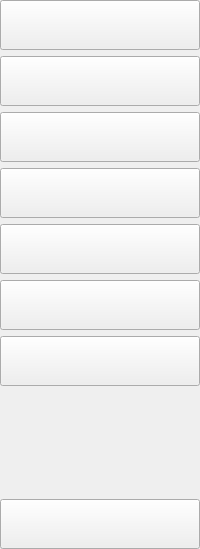
        <widget class="QWidget" name="icon_only_widget" native="true">
         <property name="minimumSize">
          <size>
           <width>60</width>
           <height>500</height>
          </size>
         </property>
         <layout class="QVBoxLayout" name="verticalLayout">
          <property name="leftMargin">
           <number>0</number>
          </property>
          <property name="topMargin">
           <number>0</number>
          </property>
          <property name="rightMargin">
           <number>0</number>
          </property>
          <property name="bottomMargin">
           <number>0</number>
          </property>
          <item>
           <widget class="QPushButton" name="side_bar_1">
            <property name="sizePolicy">
             <sizepolicy hsizetype="Preferred" vsizetype="Expanding">
              <horstretch>0</horstretch>
              <verstretch>0</verstretch>
             </sizepolicy>
            </property>
            <property name="minimumSize">
             <size>
              <width>50</width>
              <height>50</height>
             </size>
            </property>
            <property name="text">
             <string/>
            </property>
            <property name="icon">
             <iconset resource="../style_resource/resource.qrc">
              <normaloff>:/icons/icons_financial_app/sidebar.png</normaloff>
              <normalon>:/icons/icons_financial_app/sidebar.png</normalon>:/icons/icons_financial_app/sidebar.png</iconset>
            </property>
            <property name="iconSize">
             <size>
              <width>30</width>
              <height>30</height>
             </size>
            </property>
            <property name="checkable">
             <bool>true</bool>
            </property>
            <property name="autoExclusive">
             <bool>false</bool>
            </property>
           </widget>
          </item>
          <item>
           <widget class="QPushButton" name="home_button_1">
            <property name="sizePolicy">
             <sizepolicy hsizetype="Preferred" vsizetype="Expanding">
              <horstretch>0</horstretch>
              <verstretch>0</verstretch>
             </sizepolicy>
            </property>
            <property name="minimumSize">
             <size>
              <width>50</width>
              <height>50</height>
             </size>
            </property>
            <property name="text">
             <string/>
            </property>
            <property name="icon">
             <iconset resource="../style_resource/resource.qrc">
              <normaloff>:/icons/icons_financial_app/home.png</normaloff>
              <normalon>:/icons/icons_financial_app/home.png</normalon>:/icons/icons_financial_app/home.png</iconset>
            </property>
            <property name="iconSize">
             <size>
              <width>30</width>
              <height>30</height>
             </size>
            </property>
            <property name="checkable">
             <bool>true</bool>
            </property>
            <property name="autoExclusive">
             <bool>true</bool>
            </property>
           </widget>
          </item>
          <item>
           <widget class="QPushButton" name="upload_button_1">
            <property name="sizePolicy">
             <sizepolicy hsizetype="Preferred" vsizetype="Expanding">
              <horstretch>0</horstretch>
              <verstretch>0</verstretch>
             </sizepolicy>
            </property>
            <property name="minimumSize">
             <size>
              <width>50</width>
              <height>50</height>
             </size>
            </property>
            <property name="text">
             <string/>
            </property>
            <property name="icon">
             <iconset resource="../style_resource/resource.qrc">
              <normaloff>:/icons/icons_financial_app/upload.svg</normaloff>
              <normalon>:/icons/icons_financial_app/upload.svg</normalon>:/icons/icons_financial_app/upload.svg</iconset>
            </property>
            <property name="iconSize">
             <size>
              <width>30</width>
              <height>30</height>
             </size>
            </property>
            <property name="checkable">
             <bool>true</bool>
            </property>
            <property name="autoExclusive">
             <bool>true</bool>
            </property>
           </widget>
          </item>
          <item>
           <widget class="QPushButton" name="file_button_1">
            <property name="sizePolicy">
             <sizepolicy hsizetype="Preferred" vsizetype="Expanding">
              <horstretch>0</horstretch>
              <verstretch>0</verstretch>
             </sizepolicy>
            </property>
            <property name="minimumSize">
             <size>
              <width>50</width>
              <height>50</height>
             </size>
            </property>
            <property name="text">
             <string/>
            </property>
            <property name="icon">
             <iconset resource="../style_resource/resource.qrc">
              <normaloff>:/icons/icons_financial_app/files.png</normaloff>
              <normalon>:/icons/icons_financial_app/files.png</normalon>:/icons/icons_financial_app/files.png</iconset>
            </property>
            <property name="iconSize">
             <size>
              <width>30</width>
              <height>30</height>
             </size>
            </property>
            <property name="checkable">
             <bool>true</bool>
            </property>
            <property name="autoExclusive">
             <bool>true</bool>
            </property>
           </widget>
          </item>
          <item>
           <widget class="QPushButton" name="stats_button_1">
            <property name="sizePolicy">
             <sizepolicy hsizetype="Preferred" vsizetype="Expanding">
              <horstretch>0</horstretch>
              <verstretch>0</verstretch>
             </sizepolicy>
            </property>
            <property name="minimumSize">
             <size>
              <width>50</width>
              <height>50</height>
             </size>
            </property>
            <property name="text">
             <string/>
            </property>
            <property name="icon">
             <iconset resource="../style_resource/resource.qrc">
              <normaloff>:/icons/icons_financial_app/stats.png</normaloff>
              <normalon>:/icons/icons_financial_app/stats.png</normalon>:/icons/icons_financial_app/stats.png</iconset>
            </property>
            <property name="iconSize">
             <size>
              <width>30</width>
              <height>30</height>
             </size>
            </property>
            <property name="checkable">
             <bool>true</bool>
            </property>
            <property name="autoExclusive">
             <bool>true</bool>
            </property>
           </widget>
          </item>
          <item>
           <widget class="QPushButton" name="profile_button_1">
            <property name="sizePolicy">
             <sizepolicy hsizetype="Preferred" vsizetype="Expanding">
              <horstretch>0</horstretch>
              <verstretch>0</verstretch>
             </sizepolicy>
            </property>
            <property name="minimumSize">
             <size>
              <width>50</width>
              <height>50</height>
             </size>
            </property>
            <property name="text">
             <string/>
            </property>
            <property name="icon">
             <iconset resource="../style_resource/resource.qrc">
              <normaloff>:/icons/icons_financial_app/profile.png</normaloff>
              <normalon>:/icons/icons_financial_app/profile.png</normalon>:/icons/icons_financial_app/profile.png</iconset>
            </property>
            <property name="iconSize">
             <size>
              <width>30</width>
              <height>30</height>
             </size>
            </property>
            <property name="checkable">
             <bool>true</bool>
            </property>
            <property name="autoExclusive">
             <bool>true</bool>
            </property>
           </widget>
          </item>
          <item>
           <widget class="QPushButton" name="settings_button_1">
            <property name="sizePolicy">
             <sizepolicy hsizetype="Preferred" vsizetype="Expanding">
              <horstretch>0</horstretch>
              <verstretch>0</verstretch>
             </sizepolicy>
            </property>
            <property name="minimumSize">
             <size>
              <width>50</width>
              <height>50</height>
             </size>
            </property>
            <property name="text">
             <string/>
            </property>
            <property name="icon">
             <iconset resource="../style_resource/resource.qrc">
              <normaloff>:/icons/icons_financial_app/settings.png</normaloff>
              <normalon>:/icons/icons_financial_app/settings.png</normalon>:/icons/icons_financial_app/settings.png</iconset>
            </property>
            <property name="iconSize">
             <size>
              <width>30</width>
              <height>30</height>
             </size>
            </property>
            <property name="checkable">
             <bool>true</bool>
            </property>
            <property name="autoExclusive">
             <bool>true</bool>
            </property>
           </widget>
          </item>
          <item>
           <spacer name="verticalSpacer">
            <property name="orientation">
             <enum>Qt::Orientation::Vertical</enum>
            </property>
            <property name="sizeHint" stdset="0">
             <size>
              <width>20</width>
              <height>107</height>
             </size>
            </property>
           </spacer>
          </item>
          <item>
           <widget class="QPushButton" name="exit_button_1">
            <property name="sizePolicy">
             <sizepolicy hsizetype="Preferred" vsizetype="Expanding">
              <horstretch>0</horstretch>
              <verstretch>0</verstretch>
             </sizepolicy>
            </property>
            <property name="minimumSize">
             <size>
              <width>50</width>
              <height>50</height>
             </size>
            </property>
            <property name="text">
             <string/>
            </property>
            <property name="icon">
             <iconset resource="../style_resource/resource.qrc">
              <normaloff>:/icons/icons_financial_app/exit.png</normaloff>
              <normalon>:/icons/icons_financial_app/exit.png</normalon>:/icons/icons_financial_app/exit.png</iconset>
            </property>
            <property name="iconSize">
             <size>
              <width>27</width>
              <height>30</height>
             </size>
            </property>
            <property name="checkable">
             <bool>true</bool>
            </property>
            <property name="autoExclusive">
             <bool>true</bool>
            </property>
           </widget>
          </item>
         </layout>
        </widget>
